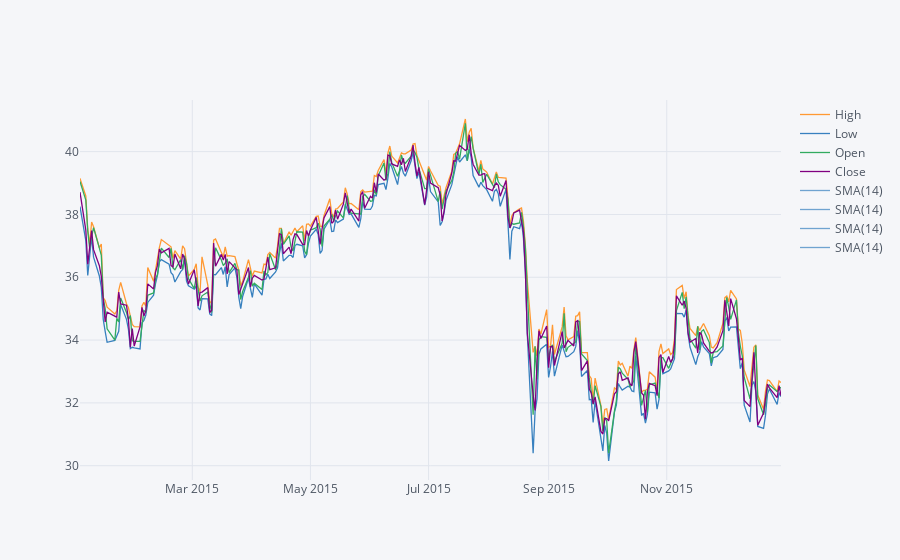

Source (notebook cell):
### Markdown cell above
** Use .ta_plot(study='sma') to create a Simple Moving Averages plot of Morgan Stanley for the year 2015.**

### Code cell
bank_stocks['MS'][['High','Low','Open','Close']].iloc[2265:2516].ta_plot(study='sma')

### Figure 1 — Plotly figure (JSON) as saved in the notebook; plotly's stock layout.template omitted (floating-point values rounded to 4 significant figures; data arrays with more than 128 entries replaced by an {"elided": "..."} marker saying what was removed)
{"data": [{"line": {"color": "rgba(255, 153, 51, 1.0)", "dash": "solid", "shape": "linear", "width": 1.3}, "mode": "lines", "name": "High", "text": "", "type": "scatter", "x": {"elided": "251 str values"}, "y": {"elided": "251 float values"}}, {"line": {"color": "rgba(55, 128, 191, 1.0)", "dash": "solid", "shape": "linear", "width": 1.3}, "mode": "lines", "name": "Low", "text": "", "type": "scatter", "x": {"elided": "251 str values"}, "y": {"elided": "251 float values"}}, {"line": {"color": "rgba(50, 171, 96, 1.0)", "dash": "solid", "shape": "linear", "width": 1.3}, "mode": "lines", "name": "Open", "text": "", "type": "scatter", "x": {"elided": "251 str values"}, "y": {"elided": "251 float values"}}, {"line": {"color": "rgba(128, 0, 128, 1.0)", "dash": "solid", "shape": "linear", "width": 1.3}, "mode": "lines", "name": "Close", "text": "", "type": "scatter", "x": {"elided": "251 str values"}, "y": {"elided": "251 float values"}}, {"line": {"color": "rgba(55, 128, 191, 0.7)", "dash": "solid", "shape": "linear", "width": 1.3}, "mode": "lines", "name": "SMA(14)", "text": "", "type": "scatter", "x": {"elided": "251 str values"}, "y": {"elided": "251x4 mixed values"}}, {"line": {"color": "rgba(55, 128, 191, 0.7)", "dash": "solid", "shape": "linear", "width": 1.3}, "mode": "lines", "name": "SMA(14)", "text": "", "type": "scatter", "x": {"elided": "251 str values"}, "y": {"elided": "251x4 mixed values"}}, {"line": {"color": "rgba(55, 128, 191, 0.7)", "dash": "solid", "shape": "linear", "width": 1.3}, "mode": "lines", "name": "SMA(14)", "text": "", "type": "scatter", "x": {"elided": "251 str values"}, "y": {"elided": "251x4 mixed values"}}, {"line": {"color": "rgba(55, 128, 191, 0.7)", "dash": "solid", "shape": "linear", "width": 1.3}, "mode": "lines", "name": "SMA(14)", "text": "", "type": "scatter", "x": {"elided": "251 str values"}, "y": {"elided": "251x4 mixed values"}}], "layout": {"legend": {"bgcolor": "#F5F6F9", "font": {"color": "#4D5663"}}, "paper_bgcolor": "#F5F6F9", "plot_bgcolor": "#F5F6F9", "title": {"font": {"color": "#4D5663"}}, "xaxis": {"gridcolor": "#E1E5ED", "showgrid": true, "tickfont": {"color": "#4D5663"}, "title": {"font": {"color": "#4D5663"}, "text": ""}, "zerolinecolor": "#E1E5ED"}, "yaxis": {"gridcolor": "#E1E5ED", "showgrid": true, "tickfont": {"color": "#4D5663"}, "title": {"font": {"color": "#4D5663"}, "text": ""}, "zerolinecolor": "#E1E5ED"}}}
